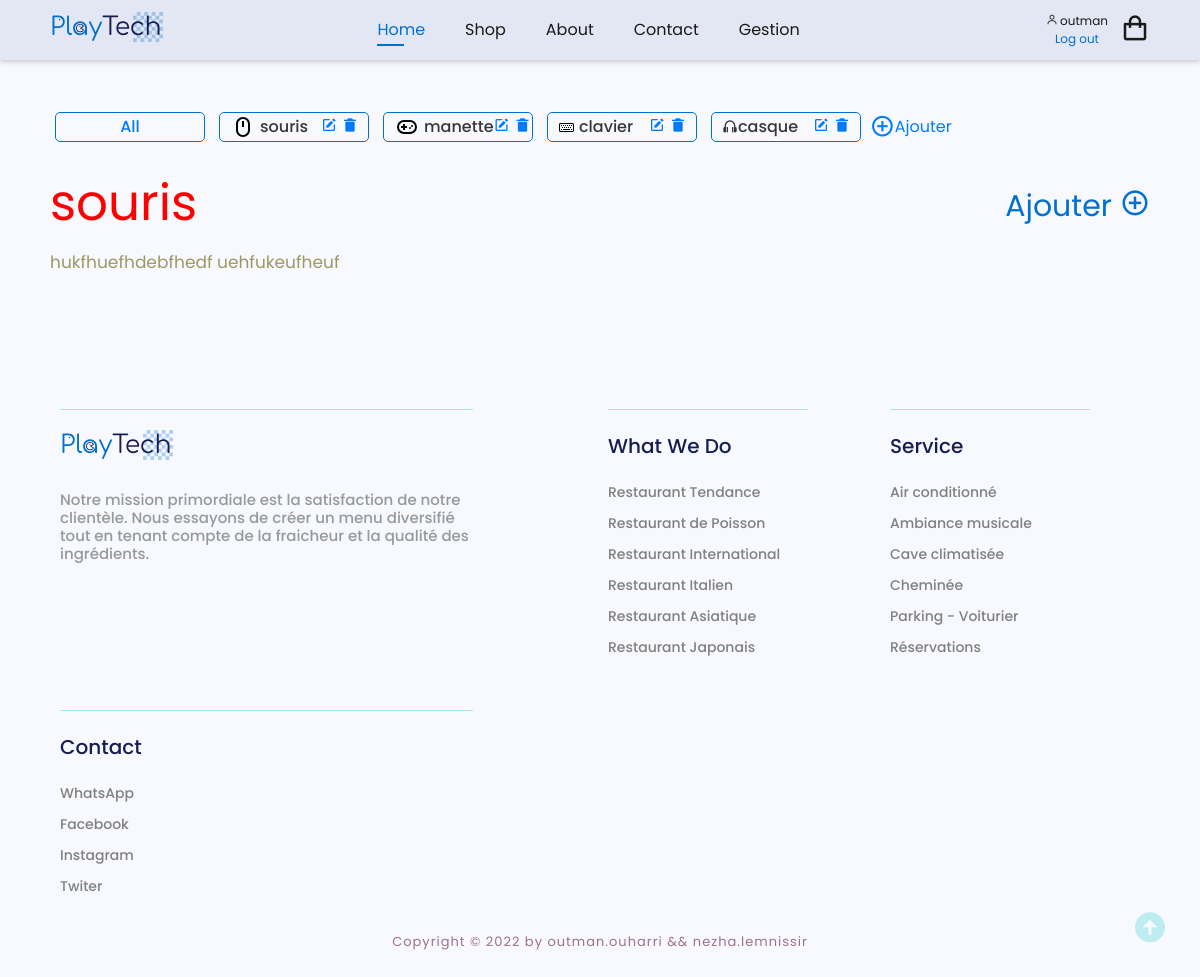
The app's page /gestion.php?id=1 (signed in) with its own data.
### tables this page shows
CREATE TABLE `categorie` (
  `id_categorie` int(11) NOT NULL,
  `libelle` varchar(50) DEFAULT NULL,
  `desc_categorie` varchar(50) NOT NULL,
  `svg_icon_categorie` longtext NOT NULL
);

### admin/afficher_categorie.php (the view)
<div class="categorie-gallery">
    <?php
    include_once "connection.php";
    $req = mysqli_query($con, "SELECT * FROM categorie");
    if (mysqli_num_rows($req) == 0) {
    } else {
    ?>
        <div class="cat_box cart_Box">
            <a href="?id=0">
                <h6>All</h6>
            </a>
        </div>
        <?php
        while ( $row = mysqli_fetch_assoc($req) ) {
        ?>
            <div class="cat_box">
                <a class="cat_type" href="?id=<?= $row['id_categorie'] ?>">
                    <?= $row['svg_icon_categorie'] ?>
                    <h6 class='hhhh'><?= $row['libelle'] ?></h6>
                </a>
                <div class="cat_box_icon">
                    <a href="./admin/modifier_categorie.php?id=<?= $row['id_categorie'] ?>"><i class='bx bxs-edit'></i></a>
                    <a href="./admin/supprimer_categorie.php?id=<?= $row['id_categorie'] ?>"><i class='bx bxs-trash-alt'></i></a>
                </div>
            </div>
    <?php
        }
    }
    ?>
    <a href="./admin/ajouter_categorie.php" class="ajouter_cat"><i class='bx bx-plus-circle bx-sm add-cart'></i>Ajouter</a>
</div>

### admin/afficher_produit.php (shortened to what this page needs)
<?php
include_once "connection.php";
$id = $_GET['id'];
if ($id != 0) {
    $reQ = mysqli_query($con, "SELECT * FROM `categorie` WHERE id_categorie = $id");
    if (mysqli_num_rows($reQ) == 0) {
    } else {
        $row = mysqli_fetch_assoc($reQ);
?>
        <div class="mainText" id="platType">
            <div class="add_prod">
                <h2><?= $row['libelle'] ?></h2>
                <h2 class="add-ntn"><a href="./admin/ajouter_produit.php?id=<?= $row['id_categorie'] ?>">Ajouter <i class='bx bx-plus-circle add-cart add-cart-one'></i></a></h2>
            </div>
            <p><?= $row['desc_categorie'] ?></p>
        </div>
        <?php
    }
        }
            ?>

### style/style.css (style rules this page uses)
* { padding: 0; margin: 0; box-sizing: border-box; font-family: "Poppins", sans-serif; text-decoration: none !important; list-style: none !important; scroll-behavior: smooth; }
:root { --bg-color: #363636; --text-color: #1a1a1a; --main-color: #0070d1; --other-color: #363636; --h1-font: 6rem; --p-font: 1rem; }
body { background-color: #f8f9ff !important; color: var(--text-color); }
.categorie-gallery { padding-top: 110px; padding-bottom: 20px; display: flex; align-items: center; text-align: center; display: grid; grid-template-columns: repeat(auto-fit, minmax(auto, 150px)); gap: 4px; }
.cat_box { border: solid var(--main-color) 1.5px; cursor: pointer; height: 30px; min-width: 150px; padding: 10px; border-radius: 5px; justify-content: space-between; display: flex; align-items: center; text-align: center; height: 30px; width: auto; margin: 2px 5px; }
.cart_Box { justify-content: center !important; }
h6 { margin: 0px !important; }
.categorie-gallery .cat_box_icon { color: var(--bg-color); display: flex; }
.categorie-gallery .cat_type { color: var(--bg-color); display: flex; align-items: center; }
.categorie-gallery a svg { font-size: 10px; margin-right: 5px; margin-left: 1px; color: var(--main-color) !important; }
.ajouter_cat { display: flex; align-items: center; }
.menu .mainText h2 { color: red; font-weight: 400; font-size: 50px; line-height: 141.5%; text-align: left; }
.menu .mainText p { color: #84813b; font-size: 17px; opacity: 0.8; }
.add_prod { display: flex; align-items: center; justify-content: space-between; }
.add_prod i { cursor: pointer; }
.add_prod h2 a { font-size: 30px; color: var(--main-color); }
.bxs-edit { margin-right: 5px; }
@media (max-width: 1625px) { :root { --h1-font: 5rem; } }
@media (max-width: 1440px) { :root { --h1-font: 4rem; } }

### records on screen
categorie: libelle "souris", desc_categorie "hukfhuefhdebfhedf uehfukeufheuf"
categorie: libelle "manette"
categorie: libelle "clavier"
categorie: libelle "casque"

### other values on screen
$_SESSION['name'] "outman"
